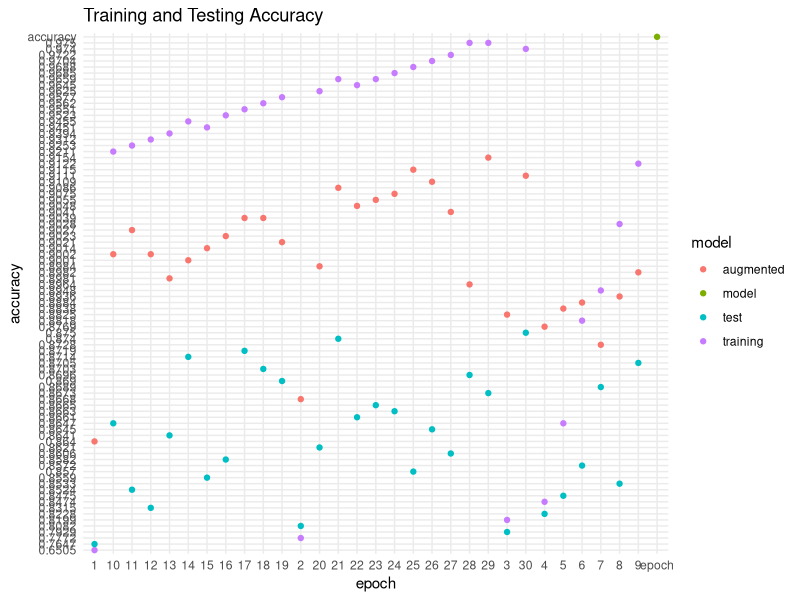

This chart was generated by the following R code:
#load data 
data<-read.csv("CNN_ACC.csv", header = FALSE)

#load library 
library(ggplot2)

#set names for data
names(data)<-c("epoch", "accuracy", "model")
data

#plot the data
ggplot(data = data, 
       aes(epoch, accuracy)) + 
       theme_minimal() + 
       geom_point(aes(color = model)) + 
       labs(title="Training and Testing Accuracy")

